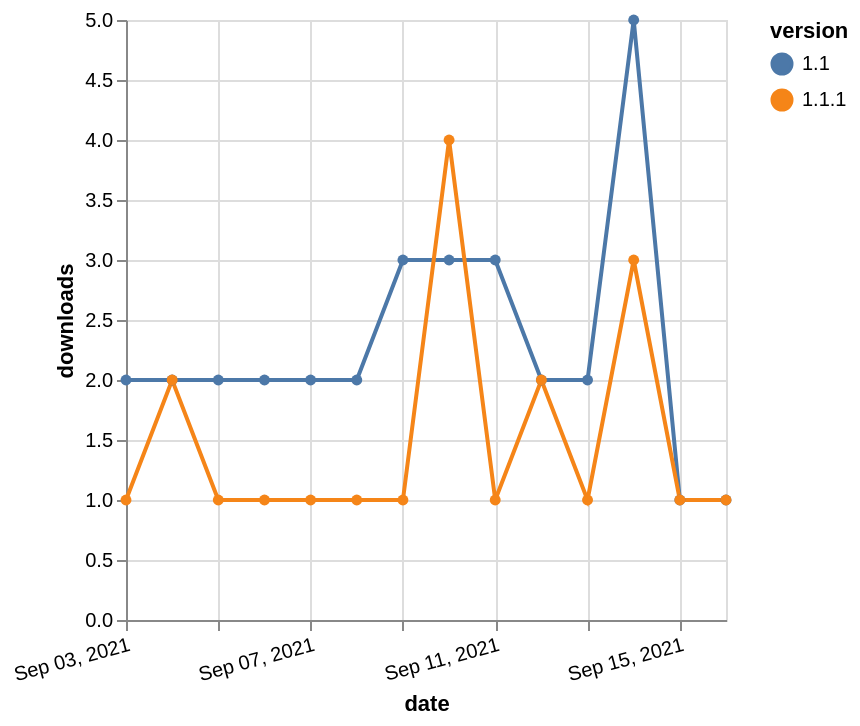

Describe this chart as a Vega-Lite specification.
### Vega-Lite specification from a JSON file in a GitHub repository (floating-point values rounded to 4 significant figures)
{"$schema": "https://vega.github.io/schema/vega-lite/v5.json", "description": "A simple bar chart with embedded data.", "data": {"values": [{"date": "2021-09-03", "total": 2139, "delta": 2, "version": "1.1"}, {"date": "2021-09-04", "total": 2141, "delta": 2, "version": "1.1"}, {"date": "2021-09-05", "total": 2143, "delta": 2, "version": "1.1"}, {"date": "2021-09-06", "total": 2145, "delta": 2, "version": "1.1"}, {"date": "2021-09-07", "total": 2147, "delta": 2, "version": "1.1"}, {"date": "2021-09-08", "total": 2149, "delta": 2, "version": "1.1"}, {"date": "2021-09-09", "total": 2152, "delta": 3, "version": "1.1"}, {"date": "2021-09-10", "total": 2155, "delta": 3, "version": "1.1"}, {"date": "2021-09-11", "total": 2158, "delta": 3, "version": "1.1"}, {"date": "2021-09-12", "total": 2160, "delta": 2, "version": "1.1"}, {"date": "2021-09-13", "total": 2162, "delta": 2, "version": "1.1"}, {"date": "2021-09-14", "total": 2167, "delta": 5, "version": "1.1"}, {"date": "2021-09-15", "total": 2168, "delta": 1, "version": "1.1"}, {"date": "2021-09-16", "total": 2169, "delta": 1, "version": "1.1"}, {"date": "2021-09-03", "total": 266, "delta": 1, "version": "1.1.1"}, {"date": "2021-09-04", "total": 268, "delta": 2, "version": "1.1.1"}, {"date": "2021-09-05", "total": 269, "delta": 1, "version": "1.1.1"}, {"date": "2021-09-06", "total": 270, "delta": 1, "version": "1.1.1"}, {"date": "2021-09-07", "total": 271, "delta": 1, "version": "1.1.1"}, {"date": "2021-09-08", "total": 272, "delta": 1, "version": "1.1.1"}, {"date": "2021-09-09", "total": 273, "delta": 1, "version": "1.1.1"}, {"date": "2021-09-10", "total": 277, "delta": 4, "version": "1.1.1"}, {"date": "2021-09-11", "total": 278, "delta": 1, "version": "1.1.1"}, {"date": "2021-09-12", "total": 280, "delta": 2, "version": "1.1.1"}, {"date": "2021-09-13", "total": 281, "delta": 1, "version": "1.1.1"}, {"date": "2021-09-14", "total": 284, "delta": 3, "version": "1.1.1"}, {"date": "2021-09-15", "total": 285, "delta": 1, "version": "1.1.1"}, {"date": "2021-09-16", "total": 286, "delta": 1, "version": "1.1.1"}]}, "width": "container", "mark": {"type": "line", "point": {"filled": true}}, "encoding": {"x": {"field": "date", "type": "temporal", "timeUnit": "yearmonthdate", "title": "date", "axis": {"labelAngle": -15}}, "y": {"field": "delta", "type": "quantitative", "title": "downloads"}, "color": {"field": "version", "type": "nominal"}, "tooltip": {"field": "delta"}}}
